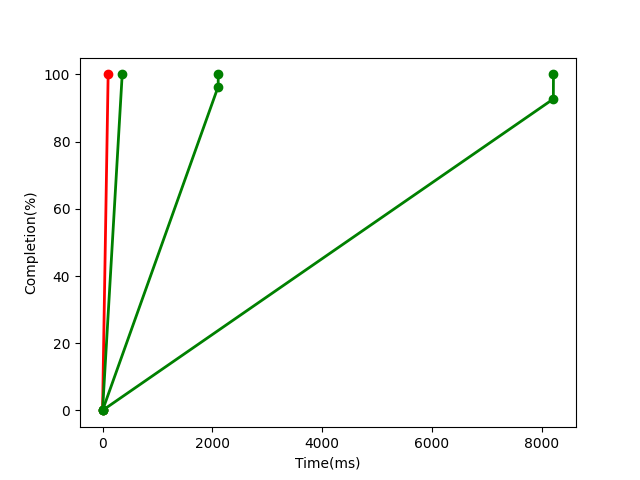

Reproduce this figure in Python.
#!/usr/bin/python3
import matplotlib
matplotlib.use('Agg')
import numpy as np
import matplotlib.pyplot as plt
import os
import sys


fp = open("UpdateTimeout1000.txt","r")
lines = fp.readlines()
rows=len(lines)
datamat=np.zeros((rows,2))
row = 0

x_value = []
y_value = []

for i in lines:
    i = i.strip().split(' ')
    datamat[row,0] = str(i[0])
    datamat[row,1] = str(i[1])
    y_value.append(datamat[row,1])
    x_value.append(datamat[row,0])
    row+=1
fp.close()

plt.xlabel('Time(ms)')
plt.ylabel('Completion(%)')

line = plt.plot(y_value,x_value,'bo')
plt.setp(line, color='r', linewidth=2.0)
line = plt.plot(y_value,x_value)
plt.setp(line, color='r', linewidth=2.0)


fp = open("UpdateTimeout2000.txt","r")
lines = fp.readlines()
rows=len(lines)
datamat=np.zeros((rows,2))
row = 0

x_value1 = []
y_value1 = []

for i in lines:
    i = i.strip().split(' ')
    datamat[row,0] = str(i[0])
    datamat[row,1] = str(i[1])
    y_value1.append(datamat[row,1])
    x_value1.append(datamat[row,0])
    row+=1
fp.close()

plt.xlabel('Time(ms)')
plt.ylabel('Completion(%)')

line = plt.plot(y_value1,x_value1,'bo')
plt.setp(line, color='g', linewidth=2.0)
line = plt.plot(y_value1,x_value1)
plt.setp(line, color='g', linewidth=2.0)


fp = open("UpdateTimeout5000.txt","r")
lines = fp.readlines()
rows=len(lines)
datamat=np.zeros((rows,2))
row = 0

x_value2 = []
y_value2 = []

for i in lines:
    i = i.strip().split(' ')
    datamat[row,0] = str(i[0])
    datamat[row,1] = str(i[1])
    y_value2.append(datamat[row,1])
    x_value2.append(datamat[row,0])
    row+=1
fp.close()

line = plt.plot(y_value2,x_value2,'bo')
plt.setp(line, color='g', linewidth=2.0)
line = plt.plot(y_value2,x_value2)
plt.setp(line, color='g', linewidth=2.0)

fp = open("UpdateTimeout10000.txt","r")
lines = fp.readlines()
rows=len(lines)
datamat=np.zeros((rows,2))
row = 0

x_value3 = []
y_value3 = []

for i in lines:
    i = i.strip().split(' ')
    datamat[row,0] = str(i[0])
    datamat[row,1] = str(i[1])
    y_value3.append(datamat[row,1])
    x_value3.append(datamat[row,0])
    row+=1
fp.close()

line = plt.plot(y_value3,x_value3,'bo')
plt.setp(line, color='g', linewidth=2.0)
line = plt.plot(y_value3,x_value3)
plt.setp(line, color='g', linewidth=2.0)

plt.savefig("sample_test.png")
plt.close()
# plt.scatter(node_x, node_y)
# plt.savefig(DIR+str(num)+"/"+str(num)+"sample.png")